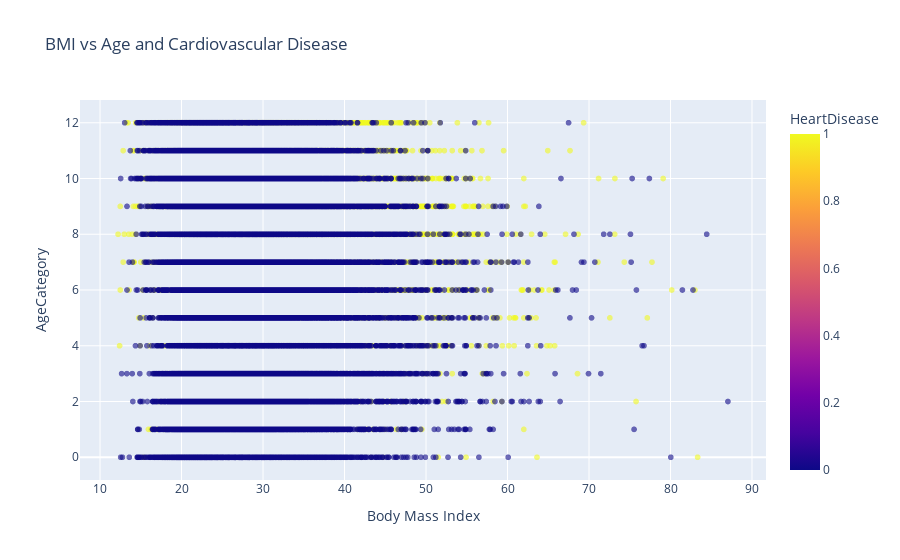

Write notebook code for a chart like this one.
### Code cell
fig = px.scatter(full_data, x='BMI', y='AgeCategory', color='HeartDisease',
                 title="BMI vs Age and Cardiovascular Disease",
                 labels={'BMI': 'Body Mass Index', 'age': 'Age', 'cardio': 'Cardiovascular Disease'},
                 size_max=10, opacity=0.6)
fig.show()

### Figure 1 — Plotly figure (JSON) as saved in the notebook; plotly's stock layout.template omitted (floating-point values rounded to 4 significant figures; data arrays with more than 128 entries replaced by an {"elided": "..."} marker saying what was removed)
{"data": [{"hovertemplate": "Body Mass Index=%{x}<br>AgeCategory=%{y}<br>HeartDisease=%{marker.color}<extra></extra>", "legendgroup": "", "marker": {"color": {"elided": "66829 int values"}, "coloraxis": "coloraxis", "opacity": 0.6, "symbol": "circle"}, "mode": "markers", "name": "", "showlegend": false, "type": "scattergl", "x": {"elided": "66829 float values"}, "xaxis": "x", "y": {"elided": "66829 int values"}, "yaxis": "y"}], "layout": {"coloraxis": {"colorbar": {"title": {"text": "HeartDisease"}}, "colorscale": [[0, "#0d0887"], [0.1111, "#46039f"], [0.2222, "#7201a8"], [0.3333, "#9c179e"], [0.4444, "#bd3786"], [0.5556, "#d8576b"], [0.6667, "#ed7953"], [0.7778, "#fb9f3a"], [0.8889, "#fdca26"], [1, "#f0f921"]]}, "legend": {"tracegroupgap": 0}, "title": {"text": "BMI vs Age and Cardiovascular Disease"}, "xaxis": {"anchor": "y", "domain": [0, 1], "title": {"text": "Body Mass Index"}}, "yaxis": {"anchor": "x", "domain": [0, 1], "title": {"text": "AgeCategory"}}}}
